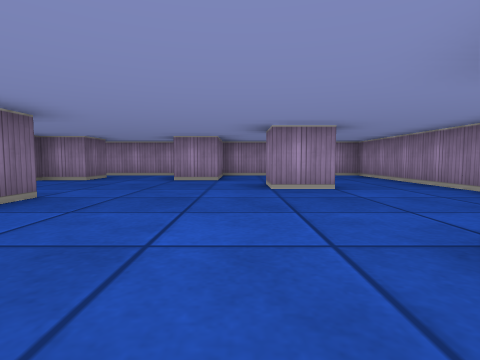
View 1 (above)

24 first-person views from a walk through a cub3D maze. The camera is about half as high as the walls, tilts 4° down and sees 80° across. The floor is counted in squares. Each view is taken from the middle of a square. On the plan, view 1 faces up. The plan holds only what a view shows up to about 9 squares ahead; the rest is blank.

View 2
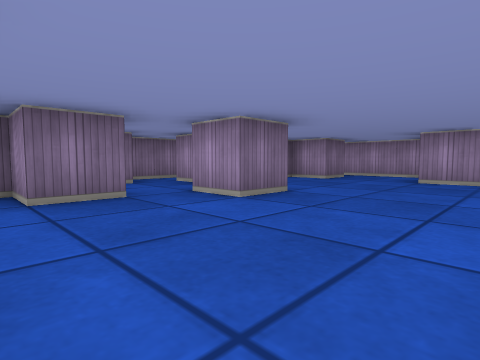

View 3
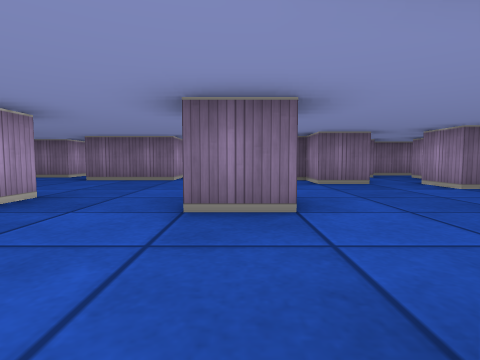

View 4
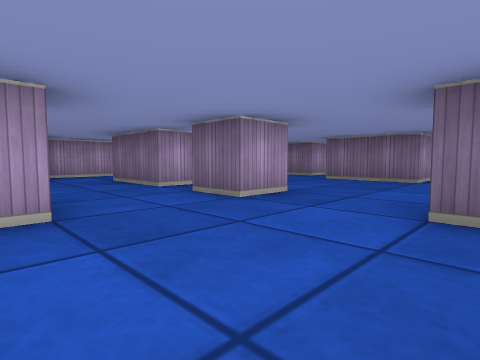

View 5
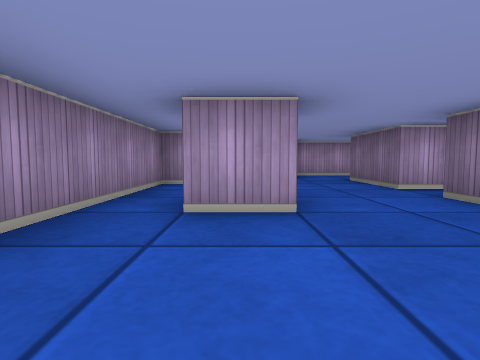

View 6
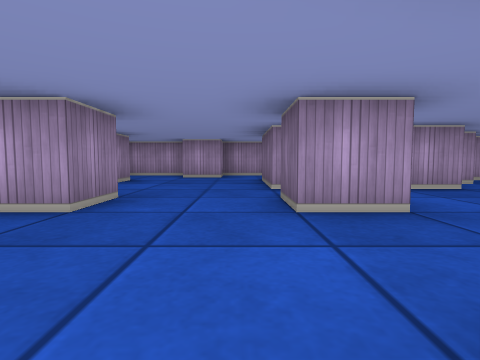

View 7
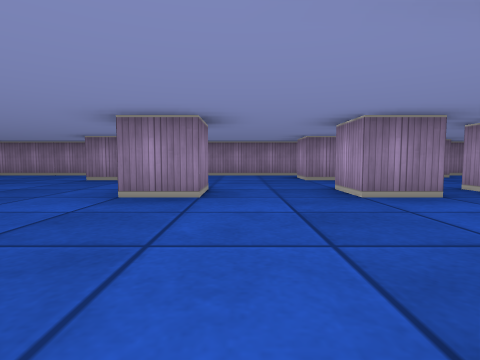

View 8
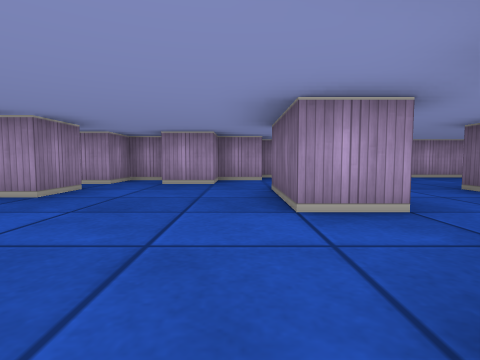

View 9
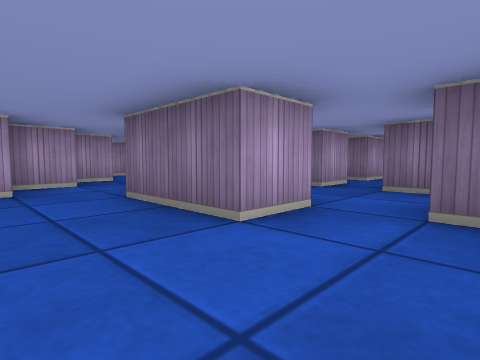

View 10
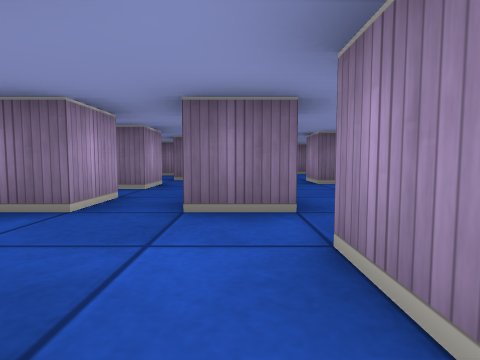

View 11
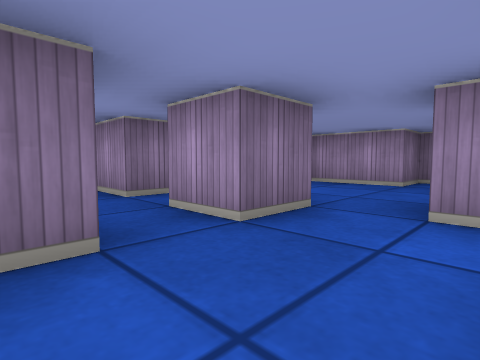

View 12
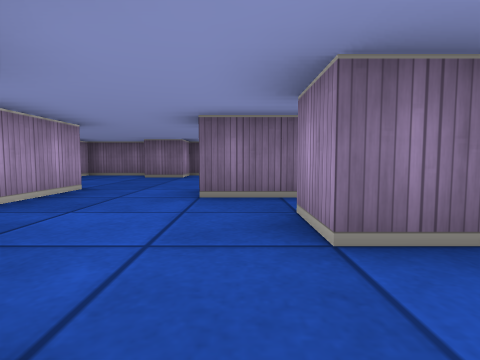

View 13
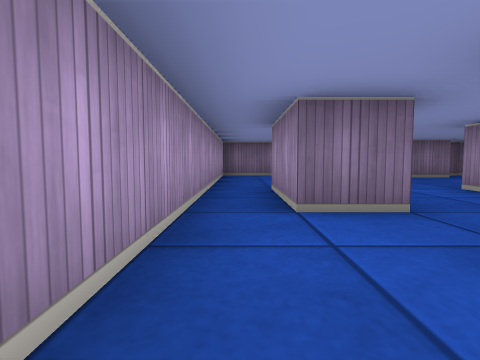

View 14
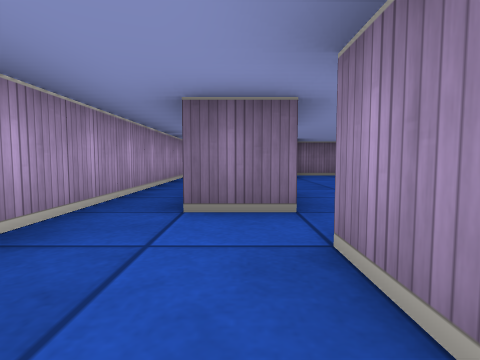

View 15
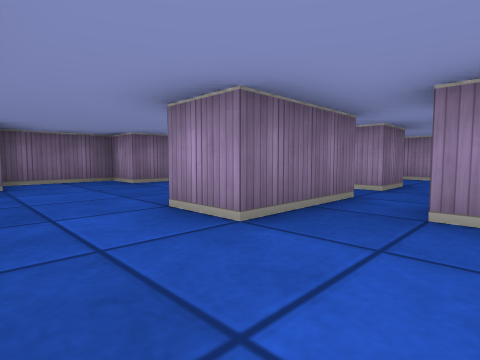

View 16
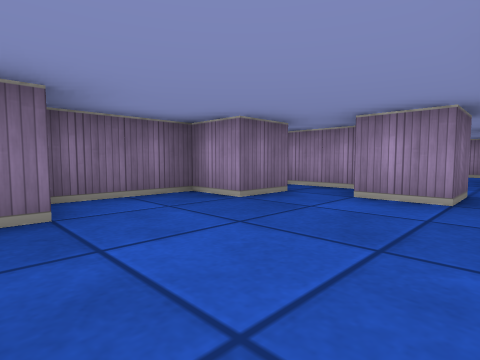

View 17
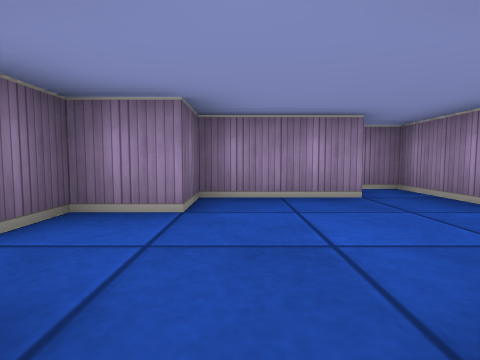

View 18
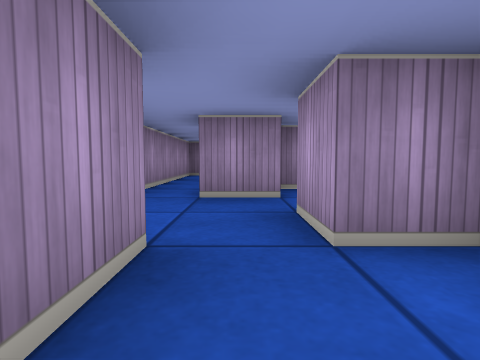

View 19
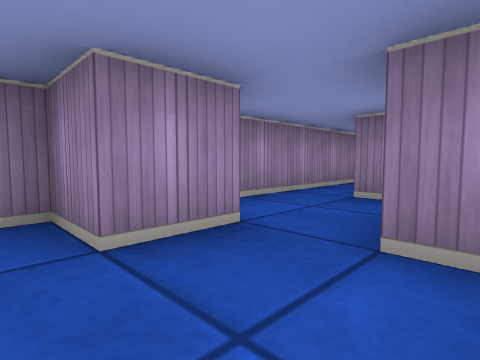

View 20
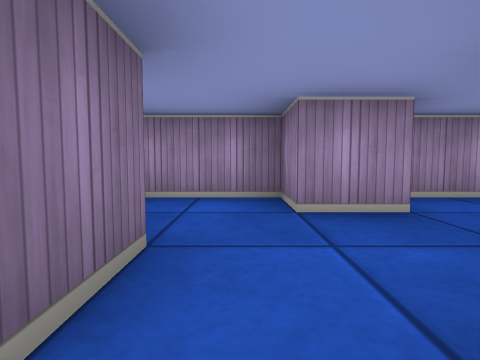

View 21
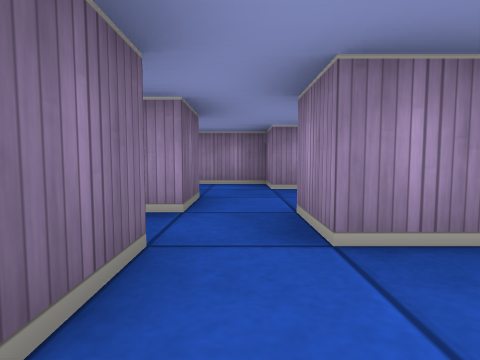

View 22
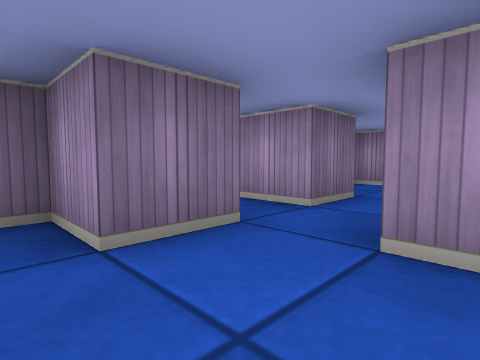

View 23
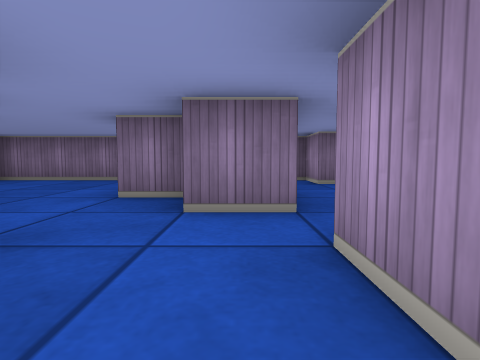

View 24
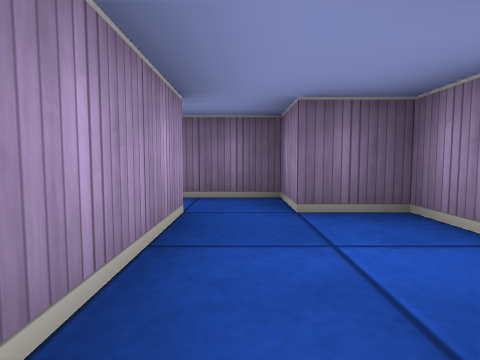

### Floor plan
Key: @ floor where view 1 was taken; # wall or solid block; . floor.
Columns run from 15 left of view 1 to 4 right of it. Each row starts with its distance up from view 1.
  9     ################
  8     ..#.......#.. .#
  7  ## .....###..#. ..#
  6 ##..#.##..#..... ..#
  5 #.....#    .....#..#
  4 #####...#.#........#
  3    #...###..#......#
  2   ...###.#.........
  1 #...##...###.....#
  0 #...#....##....@.
 -1 #........#....#....#
 -2 ####.#.#...........#
 -3 #..#......#........#
 -4 ##...#.#..#...#..#.#
 -5 #....#.............#
 -6 #.......##.####....#
 -7 ##......#.## ##...##
 -8 #....##...#   .....#
 -9 #.........    ..#..#
-10 ##########    ######

Positions as (right, up) in squares from view 1, and headings:
1: (0, 0), facing up
2: (0, 0), facing up-left
3: (2, -1), facing left
4: (2, -1), facing down-left
5: (2, -1), facing down
6: (0, -1), facing down
7: (-5, -2), facing right
8: (-4, 0), facing down
9: (-3, -1), facing down-left
10: (-5, -2), facing left
11: (-6, -4), facing up-left
12: (-6, -5), facing left
13: (-6, -9), facing left
14: (-6, -8), facing left
15: (-8, -7), facing up-left
16: (-11, -7), facing up-left
17: (-9, -2), facing up
18: (-10, 7), facing right
19: (-10, 6), facing up-right
20: (-10, 5), facing up
21: (-10, 3), facing up
22: (-9, 3), facing up-left
23: (-8, 4), facing left
24: (-11, 5), facing left
